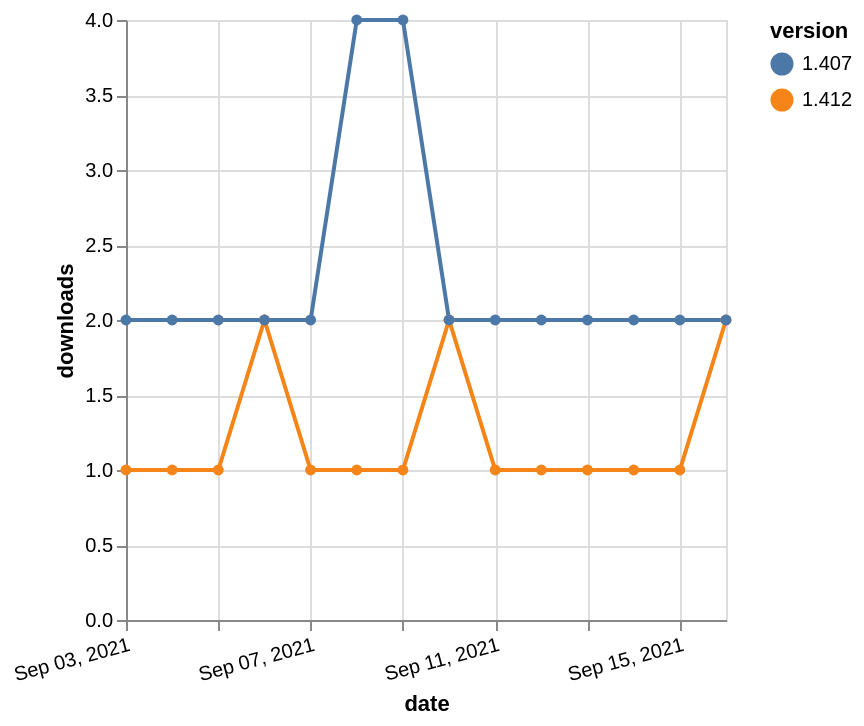

Source (Vega-Lite JSON):
### Vega-Lite specification from a JSON file in a GitHub repository (floating-point values rounded to 4 significant figures)
{"$schema": "https://vega.github.io/schema/vega-lite/v5.json", "description": "A simple bar chart with embedded data.", "data": {"values": [{"date": "2021-09-03", "total": 219, "delta": 1, "version": "1.412"}, {"date": "2021-09-04", "total": 220, "delta": 1, "version": "1.412"}, {"date": "2021-09-05", "total": 221, "delta": 1, "version": "1.412"}, {"date": "2021-09-06", "total": 223, "delta": 2, "version": "1.412"}, {"date": "2021-09-07", "total": 224, "delta": 1, "version": "1.412"}, {"date": "2021-09-08", "total": 225, "delta": 1, "version": "1.412"}, {"date": "2021-09-09", "total": 226, "delta": 1, "version": "1.412"}, {"date": "2021-09-10", "total": 228, "delta": 2, "version": "1.412"}, {"date": "2021-09-11", "total": 229, "delta": 1, "version": "1.412"}, {"date": "2021-09-12", "total": 230, "delta": 1, "version": "1.412"}, {"date": "2021-09-13", "total": 231, "delta": 1, "version": "1.412"}, {"date": "2021-09-14", "total": 232, "delta": 1, "version": "1.412"}, {"date": "2021-09-15", "total": 233, "delta": 1, "version": "1.412"}, {"date": "2021-09-16", "total": 235, "delta": 2, "version": "1.412"}, {"date": "2021-09-03", "total": 3503, "delta": 2, "version": "1.407"}, {"date": "2021-09-04", "total": 3505, "delta": 2, "version": "1.407"}, {"date": "2021-09-05", "total": 3507, "delta": 2, "version": "1.407"}, {"date": "2021-09-06", "total": 3509, "delta": 2, "version": "1.407"}, {"date": "2021-09-07", "total": 3511, "delta": 2, "version": "1.407"}, {"date": "2021-09-08", "total": 3515, "delta": 4, "version": "1.407"}, {"date": "2021-09-09", "total": 3519, "delta": 4, "version": "1.407"}, {"date": "2021-09-10", "total": 3521, "delta": 2, "version": "1.407"}, {"date": "2021-09-11", "total": 3523, "delta": 2, "version": "1.407"}, {"date": "2021-09-12", "total": 3525, "delta": 2, "version": "1.407"}, {"date": "2021-09-13", "total": 3527, "delta": 2, "version": "1.407"}, {"date": "2021-09-14", "total": 3529, "delta": 2, "version": "1.407"}, {"date": "2021-09-15", "total": 3531, "delta": 2, "version": "1.407"}, {"date": "2021-09-16", "total": 3533, "delta": 2, "version": "1.407"}]}, "width": "container", "mark": {"type": "line", "point": {"filled": true}}, "encoding": {"x": {"field": "date", "type": "temporal", "timeUnit": "yearmonthdate", "title": "date", "axis": {"labelAngle": -15}}, "y": {"field": "delta", "type": "quantitative", "title": "downloads"}, "color": {"field": "version", "type": "nominal"}, "tooltip": {"field": "delta"}}}
